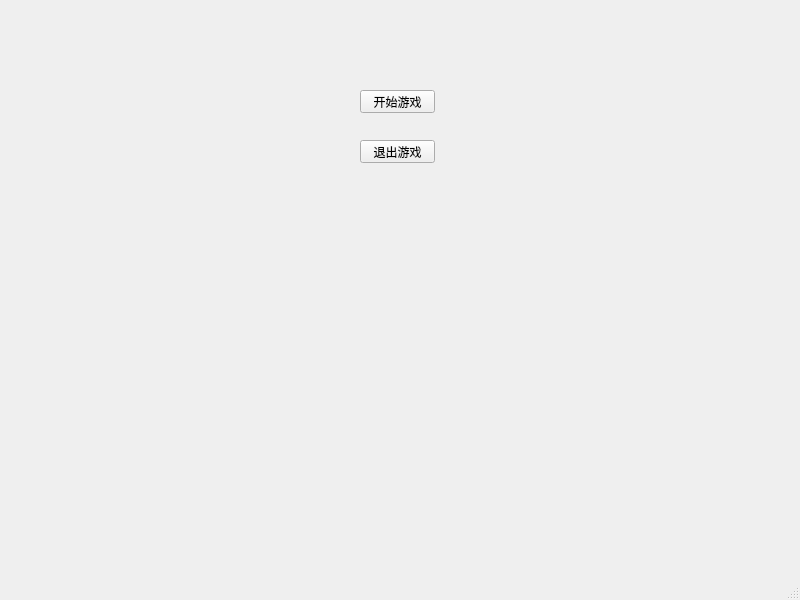
<?xml version="1.0" encoding="UTF-8"?>
<ui version="4.0">
 <class>MW</class>
 <widget class="QMainWindow" name="MW">
  <property name="geometry">
   <rect>
    <x>0</x>
    <y>0</y>
    <width>800</width>
    <height>600</height>
   </rect>
  </property>
  <property name="windowTitle">
   <string>MainWindow</string>
  </property>
  <widget class="QWidget" name="centralwidget">
   <widget class="QPushButton" name="pushButton">
    <property name="geometry">
     <rect>
      <x>360</x>
      <y>90</y>
      <width>75</width>
      <height>23</height>
     </rect>
    </property>
    <property name="text">
     <string>开始游戏</string>
    </property>
   </widget>
   <widget class="QPushButton" name="pushButton_2">
    <property name="geometry">
     <rect>
      <x>360</x>
      <y>140</y>
      <width>75</width>
      <height>23</height>
     </rect>
    </property>
    <property name="text">
     <string>退出游戏</string>
    </property>
   </widget>
  </widget>
  <widget class="QMenuBar" name="menubar">
   <property name="geometry">
    <rect>
     <x>0</x>
     <y>0</y>
     <width>800</width>
     <height>23</height>
    </rect>
   </property>
  </widget>
  <widget class="QStatusBar" name="statusbar"/>
 </widget>
 <resources/>
 <connections/>
</ui>
